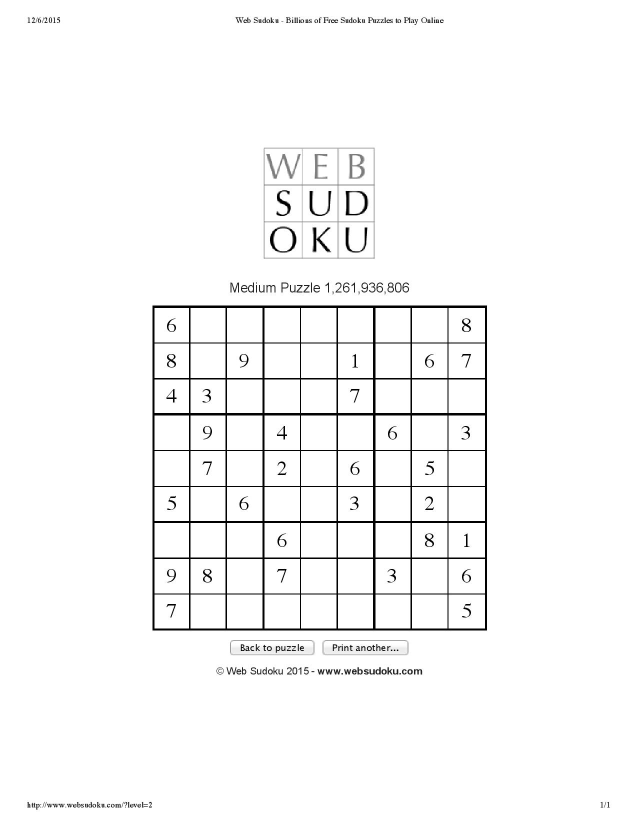
//> input picture CS 455 Visual/GroupProj/TEST/PRJ2/Sudoku003.jpg, 1275 x 1650 px (shown at 1/2 size)
$ ./Proj   (built with g++ and OpenCV 4)
//> lines starting //> are read from the running program, lines starting //| are printed output that depends on the picture; after the words box and inside, x2 and y2 are one past the last pixel; in counts of white or black regions, pixels touching at a corner belong together
#include <opencv2/core/core.hpp>
#include <opencv2/highgui/highgui.hpp>
#include "opencv2/imgproc/imgproc.hpp"
#include <vector>
#include <unordered_set>
#include <iostream>

  using namespace std;
  using namespace cv;

int i=0;

bool compnum(Mat first, Mat second){
  for(int y = 0; y < first.rows; y++){
    for(int x = 0; x < first.cols; x++){
      if(first.at<uchar>(y, x) != second.at<uchar>(y, x)){
        return false;
      }
    }
  }
    return true;

}


int main(int argc, char **argv) {

    int array[9][9];

  Mat original_image = imread("Sudoku003.jpg", CV_LOAD_IMAGE_GRAYSCALE);
//> original_image is the input picture: 1650 rows x 1275 cols, CV_8UC1; min 0, max 255, mean 247.7
  Rect myROI(304, 610, 675, 655);
  Mat modified_image = original_image(myROI);
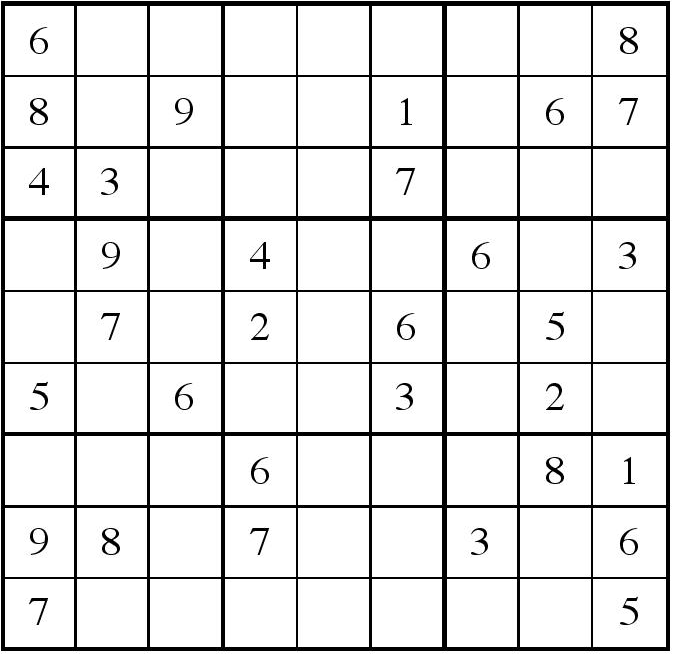
//> modified_image: 655 rows x 675 cols, CV_8UC1; min 0, max 255, mean 228.3
  Mat binary_image = original_image(myROI);
    Mat binary_image2 = original_image(myROI);

    for(int y = 0; y < modified_image.rows; y++){
        for(int x = 0; x < modified_image.cols; x++){
            if(modified_image.at<uchar>(y, x)<150){
                binary_image.at<uchar>(y, x)=0;
            }
            else{
                binary_image.at<uchar>(y, x)=255;
            }
        }
    }
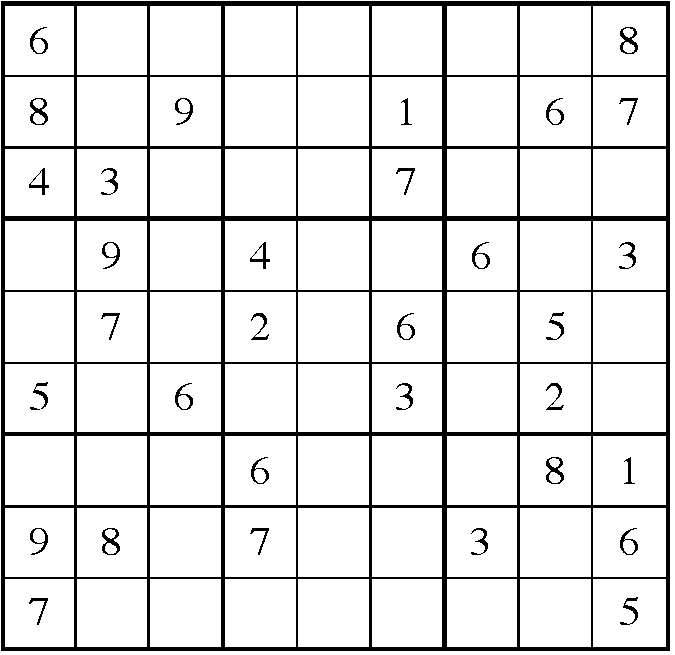
//> binary_image: 655 rows x 675 cols, CV_8UC1; 89.5% white; 34 black regions, largest, box (x1, y1, x2, y2) and area: (1, 1, 670, 651) 41802, (620, 27, 638, 54) 204, (30, 98, 48, 125) 201
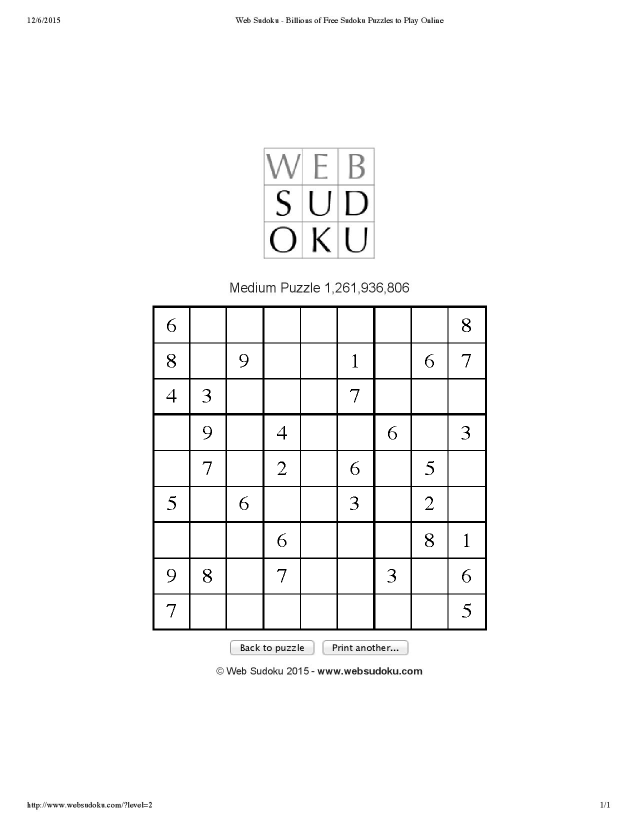
//> original_image: 1650 rows x 1275 cols, CV_8UC1 (shown at 1/2 size); 2.71% of pixels changed, all inside (x1, y1, x2, y2) = (304, 610, 976, 1264)


  Rect ROI2(20, 20, 40, 40);
  Rect ROI3(235, 310, 40, 40);


  Mat numberBlock = binary_image(ROI2);
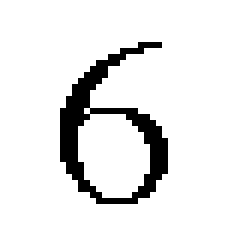
//> numberBlock: 40 rows x 40 cols, CV_8UC1 (shown 6 times larger); 90.8% white; black in thin lines or dots, all inside (x1, y1, x2, y2) = (10, 7, 28, 34)
  Mat numberBlock2 = binary_image(ROI3);
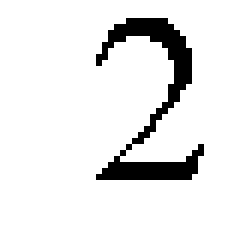
//> numberBlock2: 40 rows x 40 cols, CV_8UC1 (shown 6 times larger); 91.1% white; 1 black region, box (x1, y1, x2, y2) and area: (16, 3, 34, 30) 143
  imshow("  ", numberBlock2);
    int u=-1,v=-1;
    int counter=0;
    for(int x = 20; x < modified_image.rows-8; x=x+70){
        u++;
        v=-1;
        for(int y = 20; y < modified_image.cols; y=y+75){
            v++;
            Rect ROI2(y, x, 40, 40);
            numberBlock = binary_image(ROI2);
            counter=0;
            for(int a = 0; a < numberBlock.rows; a++){
                for(int b = 0; b < numberBlock.cols; b++){
                    if(numberBlock.at<uchar>(a, b)==0){
                        counter++;
                    }

                }
            }
            if(counter<100){
                array[u][v]=0;

            }
            else if (counter==96){
                array[u][v]=1;

            }
            else if (counter==114){
                array[u][v]=7;

            }
            else if (counter==138){
                array[u][v]=3;

            }
            else if (counter==143){
                array[u][v]=2;

            }
            else if (counter==146){
                array[u][v]=5;

            }
            else if (counter==147){
                array[u][v]=6;

            }
            else if (counter==148){
                array[u][v]=9;

            }
            else if (counter==149){
                array[u][v]=4;

            }
            else if (counter==204){
                array[u][v]=8;

            }
            else{
                array[u][v]=0;
            }
        }
    }
//> this loop made 9 passes
//> counter on passes 1 to 9: 204, 111, 0, 135, 0, 0, 74, 119, 117
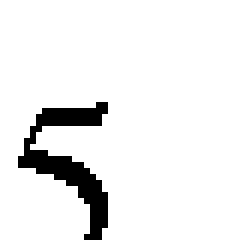
//> numberBlock: 40 rows x 40 cols, CV_8UC1 (shown 6 times larger); 92.7% white; 1 black region, box (x1, y1, x2, y2) and area: (3, 17, 18, 40) 117
//> after the loop, u = 8; v = 8; counter = 117
    for(int y = 0; y < 9; y++){
        cout<<endl;
        for(int x = 0; x < 9; x++){
            cout<<array[y][x]<<" ";
        }
    }
 // [18 lines of commented-out code are left out]


    waitKey(0);
    return 0;
}


  // [25 lines of commented-out code are left out]
